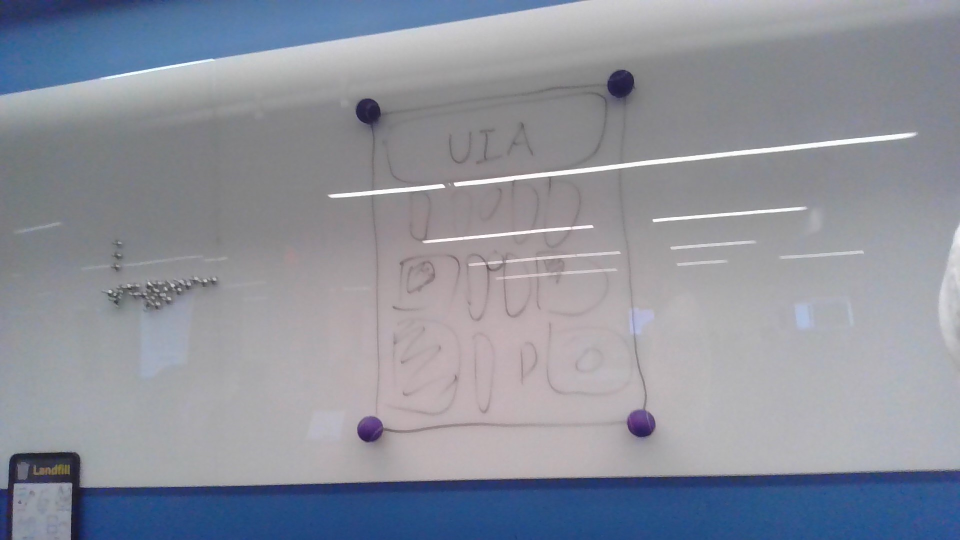
#> input picture django_site/purple_markers.jpg, 1920 x 1080 px, found by its file name (shown at 1/2 size)
$ python lab_panel_finder.py
#> lines starting #> are read from the running program, lines starting #| are printed output that depends on the picture; after the words box and inside, x2 and y2 are one past the last pixel; in counts of white or black regions, pixels touching at a corner belong together
#> in load_image, img is the input picture: shape (1080, 1920, 3); mean B, G, R 156.1, 144.9, 141
### django_site/CVServer/rectangles.py
import itertools
import math
import numpy as np

def angle_between_points(p1, p2, p3):
    """Calculate the angle between three points."""
    # Calculate vectors between points
    v1 = (p1[0] - p2[0], p1[1] - p2[1])
    v2 = (p3[0] - p2[0], p3[1] - p2[1])

    # Calculate dot product and lengths
    dot_product = v1[0] * v2[0] + v1[1] * v2[1]
    length_v1 = math.sqrt(v1[0] ** 2 + v1[1] ** 2)
    length_v2 = math.sqrt(v2[0] ** 2 + v2[1] ** 2)

    # Calculate angle (in radians)
    angle_rad = math.acos(dot_product / (length_v1 * length_v2))

    # Convert angle to degrees
    angle_deg = math.degrees(angle_rad)

    return angle_deg

def slope(p1, p2):
    """Calculate the slope of the line passing through two points."""
    if p1[0] == p2[0]:
        return float('inf')  # Vertical line, slope is infinite
    return (p2[1] - p1[1]) / (p2[0] - p1[0])

def is_parallel(slope1, slope2):
    """Check if two slopes are parallel within a tolerance."""
    return abs(slope1 - slope2)

# [9 lines left out: function COM_test, not called in this run]

def find_rectangle(points):
    """Find the four points most likely to form a rectangle."""
    min_rectangle_score = 10**10
    best_rectangle_points = None

    # Iterate through all combinations of 4 points
    for rectangle_points in itertools.permutations(points, 4):
        # Calculate the total score for this rectangle
        # rectangle_score = COM_test(rectangle_points)
        rectangle_score = 0

        # ANGLE SCORE
        for i in range(4):
            p1, p2, p3 = rectangle_points[i], rectangle_points[(i + 1) % 4], rectangle_points[(i + 2) % 4]
            angle = angle_between_points(p1, p2, p3)
            # Add the angle to the total score
            rectangle_score += abs(90 - angle)

        # PARALLEL SCORE
        p1, p2, p3, p4 = rectangle_points
         # Calculate the slopes of the opposite sides
        slope1 = slope(p1, p2)
        slope2 = slope(p3, p4)

        # Check how parallel the lines are
        rectangle_score += is_parallel(slope1, slope2)

        # Update the best rectangle if this one has a higher score
        if rectangle_score < min_rectangle_score:
            min_rectangle_score = rectangle_score
            best_rectangle_points = rectangle_points

    if best_rectangle_points:
        best_rectangle_points_sortedx = sorted(best_rectangle_points, key=lambda coord: coord[0])
        best_rectangle_points_sortedy = sorted(best_rectangle_points_sortedx[:2], key=lambda coord: coord[1]) + sorted(best_rectangle_points_sortedx[2:], key=lambda coord: coord[1])
    else:
        best_rectangle_points_sortedy = None

    return best_rectangle_points_sortedy

### django_site/CVServer/lab_panel_finder.py
import cv2
import colorspacious as cs
import numpy as np
import matplotlib.pyplot as plt
from scipy.signal import argrelextrema
from CVServer.rectangles import find_rectangle

UPPER_BOUND_L2 = 3e-7
LOWER_BOUND_L2 = 1.6e-7
STEP = 0.2e-7
SHOW_DEBUG = False

# [54 lines left out: functions rgb_to_lab, color_difference, lab_ballz_finder, find_maxima, not called in this run]


def find_balls(img):
    lab_img = cv2.cvtColor(img, cv2.COLOR_BGR2LAB)
#> lab_img: shape (1080, 1920, 3); mean of channels 0, 1, 2 153.1, 129.8, 121.5

    # [11 lines of commented-out code are left out]
    color = np.array([60, 150, 105])

    no_luminance = lab_img
    no_luminance[:,:,0] = 0
#> no_luminance: shape (1080, 1920, 3); mean of channels 0, 1, 2 0, 129.8, 121.5
    dist = np.exp(-np.linalg.norm(no_luminance-color, axis=2)*0.25)
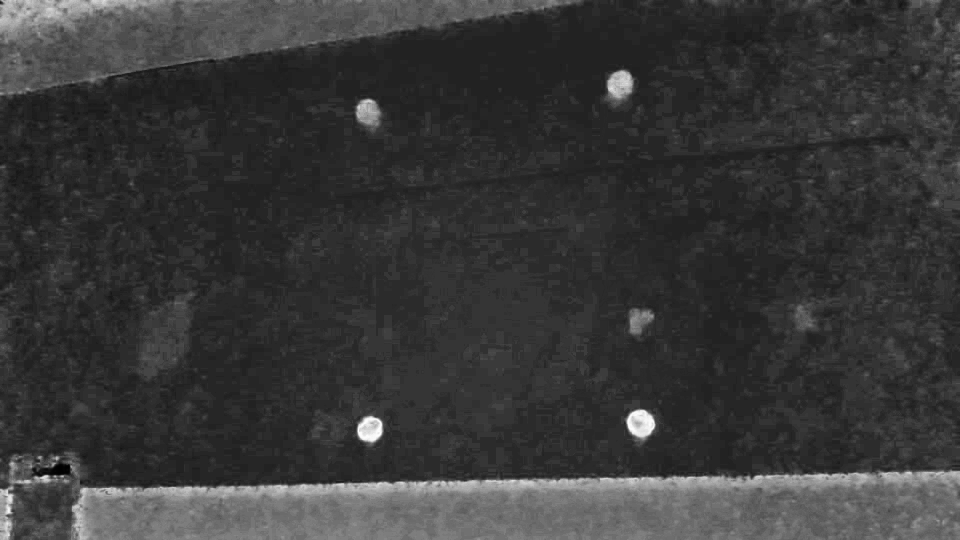
#> dist: shape (1080, 1920) float64 (shown at 1/2 size); min 3.48e-10, max 3.06e-07, mean 6.83e-08; drawn with min black and max white
    # dist = np.linalg.norm(no_luminance-color, axis=2)

    # plt.imshow(dist)
    # plt.show()

    kernel = np.ones((5,5),np.float32)/25
    dist = cv2.filter2D(dist,-1,kernel)

    # plt.imshow(dist)
    # plt.show()
    first = True
    # mask = cv2.inRange(dist, 30, 90)
    lower_bound = LOWER_BOUND_L2
    upper_bound = UPPER_BOUND_L2
    points = []

    while first or len(points) >= 20:
        first = False
        mask = cv2.inRange(dist, lower_bound, upper_bound)

        kernel = np.ones((10,10),np.float32)
        mask = cv2.filter2D(mask,-1,kernel)

        # plt.imshow(mask)
        # plt.show()

        # Find contours
        cnts, _ = cv2.findContours(mask, cv2.RETR_EXTERNAL, cv2.CHAIN_APPROX_SIMPLE)
        # Extract contours depending on OpenCV version

        # Iterate through contours and filter by the number of vertices
        points=[cv2.boundingRect(cnt) for cnt in cnts]
        lower_bound += STEP
#> this loop made 2 passes
#> pass 1, in find_balls, `mask = cv2.inRange(dist, lower_bound, upper_bound)`:
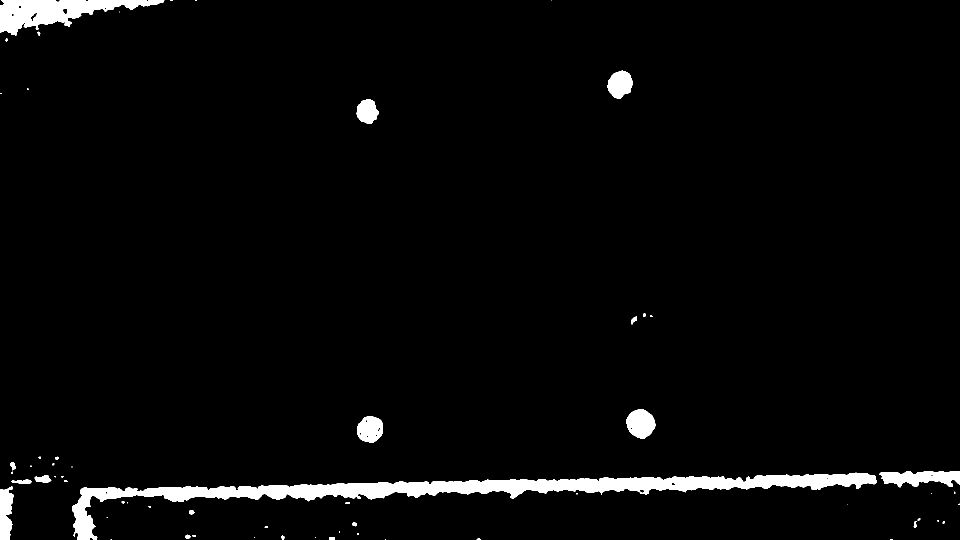
#> mask: shape (1080, 1920) (shown at 1/2 size); 3.2% white; 60 white regions (32 under 20 px), largest, box (x1, y1, x2, y2) and area: (144, 945, 1754, 1080) 39653, (0, 0, 329, 71) 10648, (1758, 942, 1920, 975) 3484
#> pass 1, in find_balls, `mask = cv2.filter2D(mask,-1,kernel)`:
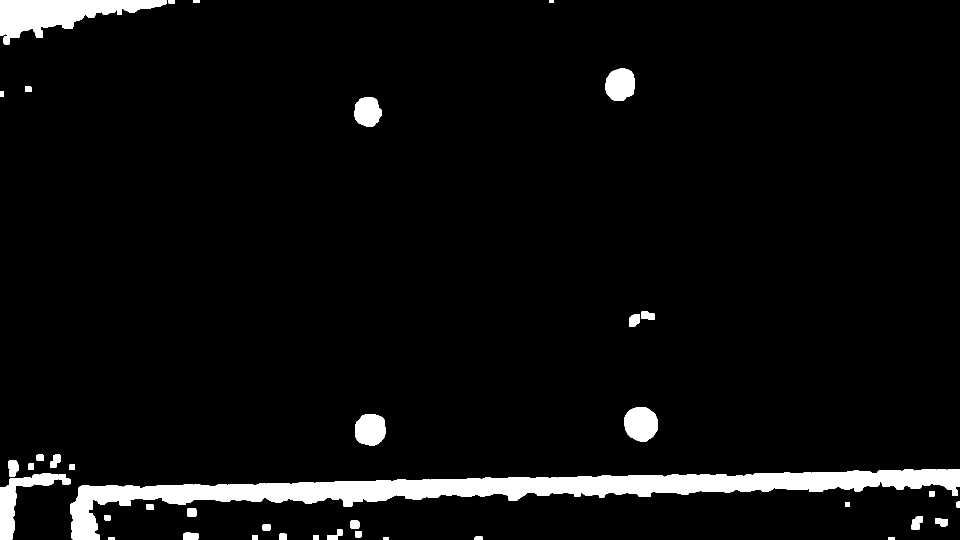
#> mask: shape (1080, 1920) (shown at 1/2 size); 5% white; 40 white regions, largest, box (x1, y1, x2, y2) and area: (140, 938, 1920, 1080) 65567, (0, 0, 334, 89) 14067, (0, 946, 117, 1080) 4940
#> pass 2, in find_balls, `mask = cv2.inRange(dist, lower_bound, upper_bound)`:
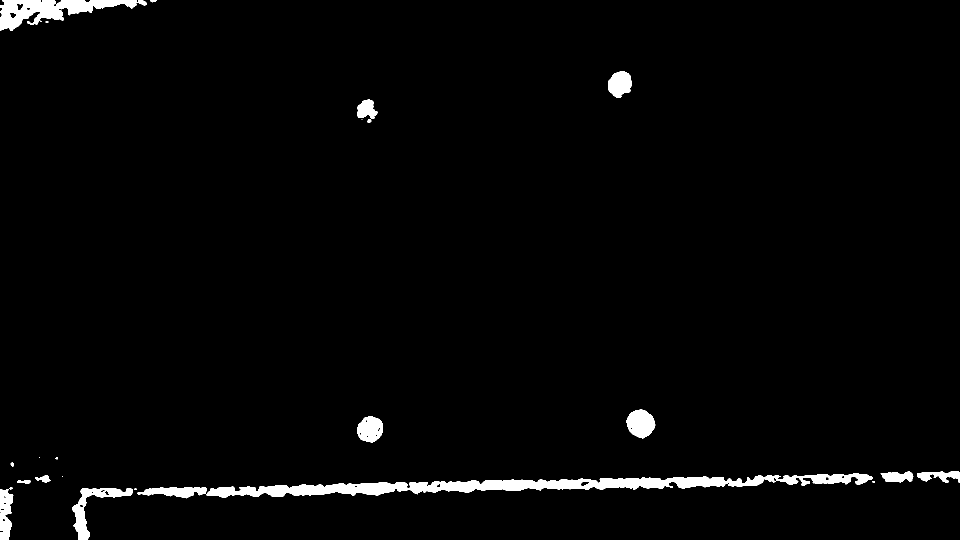
#> mask: shape (1080, 1920) (shown at 1/2 size); 2.3% white; 23 white regions (7 under 20 px), largest, box (x1, y1, x2, y2) and area: (412, 946, 1746, 996) 22397, (0, 0, 294, 62) 7734, (145, 976, 266, 1080) 3172
#> pass 2, in find_balls, `mask = cv2.filter2D(mask,-1,kernel)`:
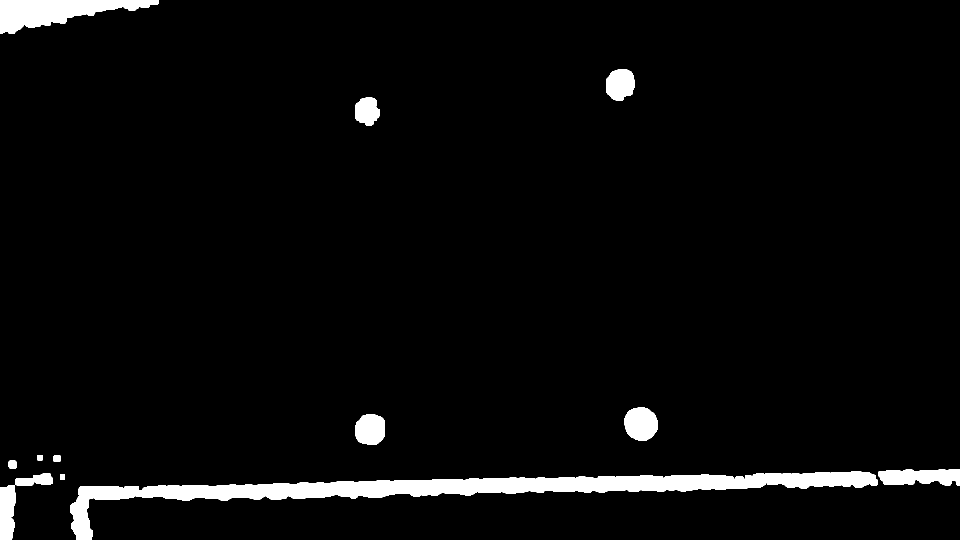
#> mask: shape (1080, 1920) (shown at 1/2 size); 3.9% white; 13 white regions, largest, box (x1, y1, x2, y2) and area: (141, 942, 1755, 1080) 47796, (0, 0, 318, 67) 11310, (1757, 939, 1920, 971) 4301
#> after the loop, lower_bound = 2e-07
        # upper_bound -= STEP
    if SHOW_DEBUG:
        plt.imshow(mask)
        plt.show()
    # for x, y, w, h in points:
    #     cv2.rectangle(img, (x,y), (x+w,y+h), (0, 255, 0), 3)

    corners = find_rectangle([[x[0]+(x[2]//2),x[1]+(x[3]//2)] for x in points])
#> the loop in find_rectangle, `for rectangle_points in itertools.permutations(points, 4):` made 17160 passes
#> rectangle_score on passes 1, 3, 13: 287.1, 181.4, 181.3
#> rectangle_points on passes 21 to 26: ([16, 1025], [125, 953], [1838, 955], [68, 959]), ([16, 1025], [125, 953], [1838, 955], [948, 1011]), ([16, 1025], [125, 953], [1838, 955], [25, 929]), ([16, 1025], [125, 953], [1838, 955], [114, 917]), ([16, 1025], [125, 953], [1838, 955], [80, 915]), ([16, 1025], [125, 953], [1838, 955], [740, 859])
#| [[735, 223], [740, 859], [1240, 169], [1282, 848]]

    if SHOW_DEBUG:
        show_corners(img, corners)
    return corners

def load_image(path):
    img = cv2.imread(path)
    return img

def show_corners(img, corners):
    if corners:
        for corner in corners:
            cv2.circle(img, corner, 10, (255, 0, 0), 3)
#> this loop made 4 passes
#> corner on passes 1 to 4: [735, 223], [740, 859], [1240, 169], [1282, 848]
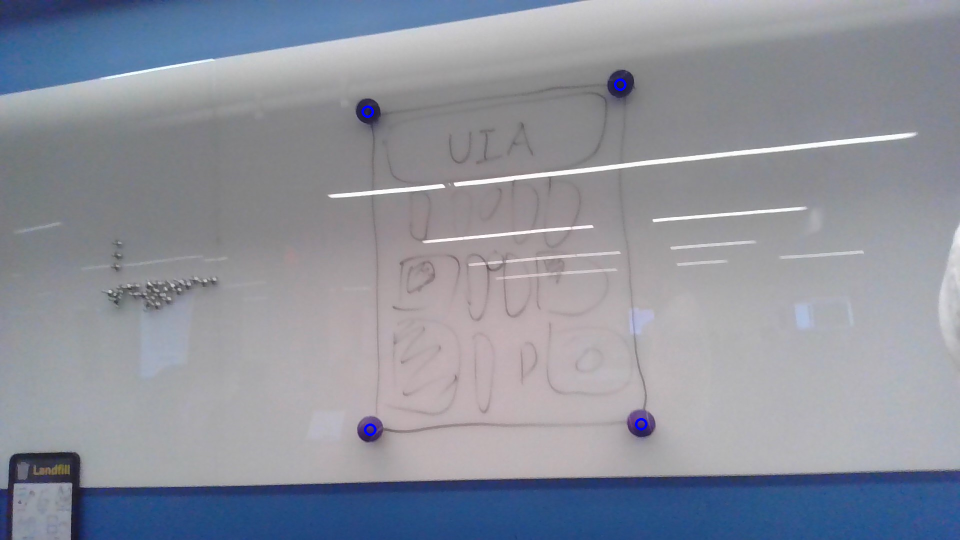
#> img: shape (1080, 1920, 3) (shown at 1/2 size); 0.06% of pixels changed, all inside (x1, y1, x2, y2) = (723, 157, 1295, 872)

    plt.imshow(img)
    plt.show()


if __name__ == "__main__":
    # for i in range(1,60):
    img = load_image(f'./purple_markers.jpg')
    corners = find_balls(img)
    print(corners)
    show_corners(img, corners)

    # find_balls('drawn_ball.jpg')
